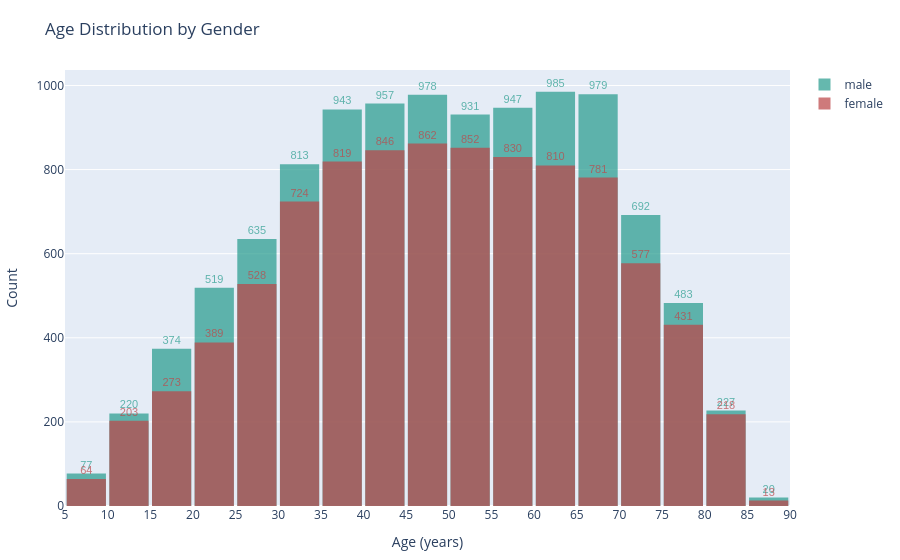

This figure's notebook cell:
### Code cell
gender_df = group_distribution_df(filtered_df, "gender")
display(gender_df)
age_distribution_by_gender_chart(filtered_df).show()

### Figure 1 — Plotly figure (JSON) as saved in the notebook; plotly's stock layout.template omitted (floating-point values rounded to 4 significant figures)
{"data": [{"customdata": ["5–10", "10–15", "15–20", "20–25", "25–30", "30–35", "35–40", "40–45", "45–50", "50–55", "55–60", "60–65", "65–70", "70–75", "75–80", "80–85", "85–90"], "hovertemplate": "male<br>Age %{customdata}<br>Count: %{y:,}<extra></extra>", "marker": {"color": "#2a9d8f", "line": {"width": 0}}, "name": "male", "opacity": 0.72, "text": ["77", "220", "374", "519", "635", "813", "943", "957", "978", "931", "947", "985", "979", "692", "483", "227", "20"], "textfont": {"color": "#2a9d8f", "family": "Arial Black, Arial, sans-serif", "size": 11}, "textposition": "outside", "type": "bar", "width": 4.6, "x": [7.5, 12.5, 17.5, 22.5, 27.5, 32.5, 37.5, 42.5, 47.5, 52.5, 57.5, 62.5, 67.5, 72.5, 77.5, 82.5, 87.5], "y": [77, 220, 374, 519, 635, 813, 943, 957, 978, 931, 947, 985, 979, 692, 483, 227, 20]}, {"customdata": ["5–10", "10–15", "15–20", "20–25", "25–30", "30–35", "35–40", "40–45", "45–50", "50–55", "55–60", "60–65", "65–70", "70–75", "75–80", "80–85", "85–90"], "hovertemplate": "female<br>Age %{customdata}<br>Count: %{y:,}<extra></extra>", "marker": {"color": "#bc4749", "line": {"width": 0}}, "name": "female", "opacity": 0.72, "text": ["64", "203", "273", "389", "528", "724", "819", "846", "862", "852", "830", "810", "781", "577", "431", "218", "13"], "textfont": {"color": "#bc4749", "family": "Arial Black, Arial, sans-serif", "size": 11}, "textposition": "outside", "type": "bar", "width": 4.6, "x": [7.5, 12.5, 17.5, 22.5, 27.5, 32.5, 37.5, 42.5, 47.5, 52.5, 57.5, 62.5, 67.5, 72.5, 77.5, 82.5, 87.5], "y": [64, 203, 273, 389, 528, 724, 819, 846, 862, 852, 830, 810, 781, 577, 431, 218, 13]}], "layout": {"bargap": 0.05, "barmode": "overlay", "legend": {"title": {"text": ""}}, "margin": {"b": 50, "l": 50, "r": 20, "t": 70}, "title": {"text": "Age Distribution by Gender"}, "uniformtext": {"minsize": 9}, "xaxis": {"dtick": 5, "tickmode": "linear", "title": {"text": "Age (years)"}}, "yaxis": {"title": {"text": "Count"}}}}
